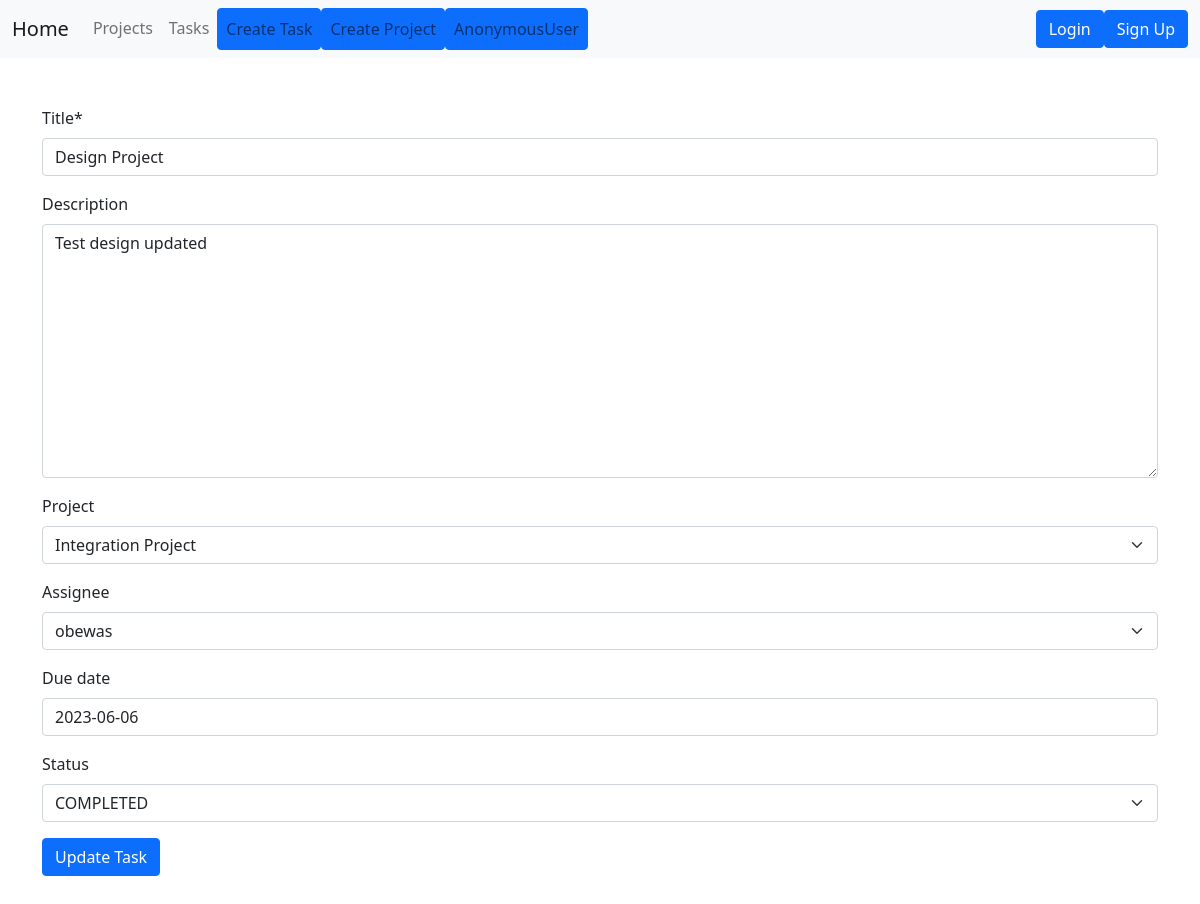
Screenshot of /update-task/1 with the database file from the repository.
### projects/models.py (models this page shows)
class Task(models.Model):
    TODO="TO DO"
    COMPLETED='COMPLETED'
    INPROGRESS='IN-PROGRESS'
    STATUS_CHOICES = [
        (TODO, 'TO DO'),
        (COMPLETED, 'COMPLETED'),
        (INPROGRESS, 'IN-PROGRESS'),
    ]
    title = models.CharField(max_length=150)
    description = models.TextField(null=True,blank=True)
    project = models.ForeignKey(Project,null=True,blank=True, on_delete=models.CASCADE)
    assignee = models.ForeignKey(User, null=True,blank=True, on_delete=models.SET_NULL)
    date_created = models.DateTimeField(auto_now_add=True)
    due_date = models.DateField(null=True,blank=True)
    status = models.CharField(max_length=50, choices=STATUS_CHOICES,null=True,blank=True,default= TODO)

### projects/views.py (the view)
# urls.py: path('update-task/<int:pk>', views.TaskUpdateView.as_view(), name ='update-task'),
class TaskUpdateView(UpdateView):
    model = Task
    template_name = 'projects/task_update_form.html'
    fields = ["title","description","project","assignee","due_date","status"]
    success_url = reverse_lazy('tasks')

### projects/models.py (called while the page is built)
    def __str__(self):
       return self.name

### projects/templates/projects/task_update_form.html (shortened to what this page needs)
{% extends 'projects/base.html' %}
{% load crispy_forms_tags %}
{% block content %}
  <div class="container">
      <div class="row my-5">
          <div class="col-md-12">
              <form action=" " method="post" class="form">
                  {{ form|crispy }}
                  <button type="submit" class="btn btn-primary">Update Task</button>
              </form>
          </div>
      </div>
  </div>
{% endblock %}

### rows the page displays
Task: title "Design Project", description "Test design updated", project "Integration Project", assignee "obewas", due_date "2023-06-06", status "COMPLETED"

### other values shown
{{ user }} "AnonymousUser"
